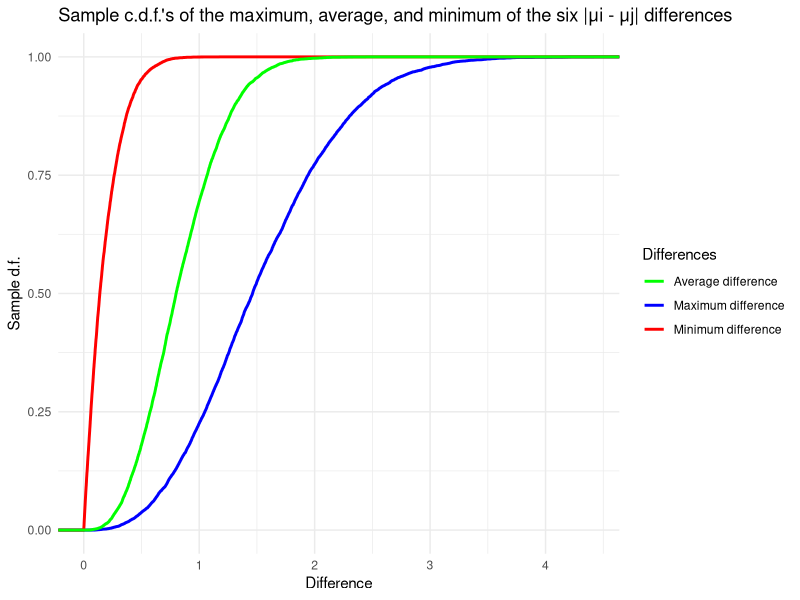

The R source for this figure:
#Page 831

library(ggplot2)
library(dplyr)

set.seed(123)

E_mu <- 147.60
SD_mu <- sqrt(1 / (1 * rgamma(1, 1, 0.1))) 

simulated_diffs <- replicate(10000, {
  mu <- rnorm(4, mean = E_mu, sd = SD_mu)
  abs_diff <- abs(outer(mu, mu, "-"))
  diag(abs_diff) <- NA  
  c(max(abs_diff, na.rm = TRUE), min(abs_diff, na.rm = TRUE), mean(abs_diff, na.rm = TRUE))
})

simulated_diffs_df <- as.data.frame(t(simulated_diffs))
names(simulated_diffs_df) <- c("max_diff", "min_diff", "avg_diff")

ggplot() +
  stat_ecdf(data = simulated_diffs_df, aes(x = max_diff, color = "Maximum difference"), geom = "step", size = 1) +
  stat_ecdf(data = simulated_diffs_df, aes(x = min_diff, color = "Minimum difference"), geom = "step", size = 1) +
  stat_ecdf(data = simulated_diffs_df, aes(x = avg_diff, color = "Average difference"), geom = "step", size = 1) +
  labs(title = "Sample c.d.f.'s of the maximum, average, and minimum of the six |μi - μj| differences",
       x = "Difference", y = "Sample d.f.") +
  scale_color_manual(name = "Differences",
                     values = c("Maximum difference" = "blue", "Minimum difference" = "red", "Average difference" = "green")) +
  theme_minimal()
